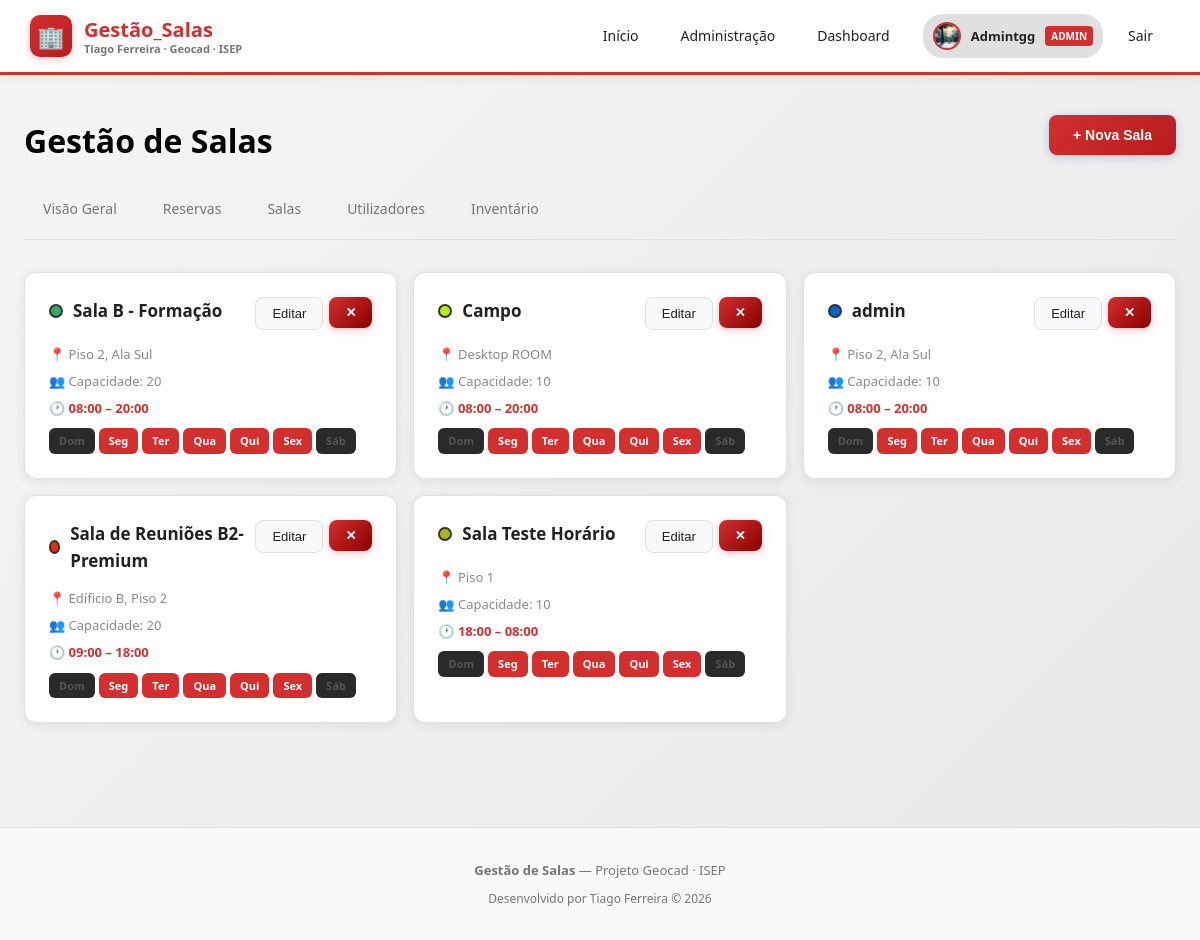
The page /admin/rooms (signed in) on the database its author committed.
### app/models.py (models this page shows)
class User(Base):
    __tablename__ = "users"
    id       = Column(Integer, primary_key=True, index=True)
    name     = Column(String, nullable=False)
    email    = Column(String, unique=True, nullable=False)
    password = Column(String, nullable=False)
    role     = Column(String, default="user")
    avatar   = Column(String, default="")  # Caminho para a foto de perfil
    reservations = relationship("Reservation", back_populates="user")

class Room(Base):
    __tablename__ = "rooms"
    id         = Column(Integer, primary_key=True, index=True)
    name       = Column(String, nullable=False)
    capacity   = Column(Integer, nullable=False)
    location   = Column(String, nullable=False)
    color      = Column(String, default="#e85d04")
    start_time = Column(String, nullable=False)        # ex: "08:00"
    end_time   = Column(String, nullable=False)        # ex: "18:00"
    work_days  = Column(String, default="1,2,3,4,5")  # dias da semana separados por vírgula
    reservations = relationship("Reservation", back_populates="room")
    equipment = relationship("Equipment", back_populates="room")

### app/routers/admin.py (the view)
@router.get("/rooms")
async def rooms(request: Request, db=Depends(get_db)):
    user = require_admin(request, db)
    rooms = db.query(models.Room).all()
    return request.app.state.templates.TemplateResponse(
        "admin_rooms.html",
        {"request": request, "user": user, "rooms": rooms, "error": None},
    )

### app/templates/admin_rooms.html (shortened to what this page needs)
{% extends "base.html" %}
{% block content %}
<div class="container">
  <div style="display: flex; justify-content: space-between; align-items: flex-start; flex-wrap: wrap; gap: 16px; margin-bottom: 12px;">
    <div>
      <h1 class="page-title">Gestão de Salas</h1>
    </div>
    <button class="btn btn-primary" onclick="openModal('modal-create-room')">+ Nova Sala</button>
  </div>
  <div class="admin-tabs">
    <a class="admin-tab" href="/admin">Visão Geral</a>
    <a class="admin-tab" href="/admin/reservations">Reservas</a>
    <a class="admin-tab" href="/admin/rooms">Salas</a>
    <a class="admin-tab" href="/admin/users">Utilizadores</a>
    <a class="admin-tab" href="/admin/inventory">Inventário</a>
  </div>
  {% if rooms %}
    <div style="display: grid; grid-template-columns: repeat(auto-fill, minmax(320px, 1fr)); gap: 16px;">
    {% for room in rooms %}
      <div class="card">
        <div style="display: flex; justify-content: space-between; align-items: flex-start; margin-bottom: 14px;">
          <div style="display: flex; align-items: center; gap: 10px;">
            <div style="width: 14px; height: 14px; border-radius: 50%; background: {{ room.color }}; border: 2px solid #333;"></div>
            <span style="font-weight: 700; font-size: 17px;">{{ room.name }}</span>
          </div>
          <div style="display: flex; gap: 6px;">
            <button class="btn btn-secondary btn-sm" onclick="openModal('modal-edit-{{ room.id }}')">Editar</button>
            <form method="post" action="/admin/rooms/delete/{{ room.id }}" style="display:inline;" onsubmit="return confirm('Eliminar sala?')">
              <button class="btn btn-danger btn-sm" type="submit">✕</button>
            </form>
          </div>
        </div>
        <div style="display: flex; flex-direction: column; gap: 6px; font-size: 13px; color: #888;">
          <div>📍 {{ room.location }}</div>
          <div>👥 Capacidade: {{ room.capacity }}</div>
          <div style="color: #D32F2F; font-weight: 600;">🕐 {{ room.start_time }} – {{ room.end_time }}</div>
          <div style="display: flex; gap: 4px; flex-wrap: wrap; margin-top: 4px;">
            {% set day_names = ['Dom','Seg','Ter','Qua','Qui','Sex','Sáb'] %}
            {% set work_list = room.work_days.split(',') %}
            {% for i in range(7) %}
              {% set is_active = (i|string) in work_list %}
              {% set bg_color = '#D32F2F' if is_active else '#2a2a2a' %}
              {% set text_color = '#FFFFFF' if is_active else '#555555' %}
              <span style="padding: 4px 10px; border-radius: 6px; font-size: 11px; font-weight: 700; background: {{ bg_color }}; color: {{ text_color }};">
                {{ day_names[i] }}
              </span>
            {% endfor %}
          </div>
        </div>
      </div>
            {% set day_names2 = ['Dom','Seg','Ter','Qua','Qui','Sex','Sáb'] %}
            {% set work_list2 = room.work_days.split(',') %}
    {% endfor %}
  </div>
  {% endif %}
</div>
{% endblock %}

### app/templates/base.html (shortened to what this page needs)
<!DOCTYPE html>
<html lang="pt">
<head>
</head>
<body>
  <header class="header">
    <a href="/" class="logo">
      <div class="logo-icon">🏢</div>
      <div style="display: flex; flex-direction: column; line-height: 1.2;">
        <span style="font-weight: 700;">Gestão_Salas</span>
        <span style="font-size: 11px; color: var(--text-muted);">Tiago Ferreira · Geocad · ISEP</span>
      </div>
    </a>
    <nav class="nav">
      <a href="/">Início</a>
      {% if user %}
        {% if user.role in ['admin', 'manager'] %}
          <a href="/admin">Administração</a>
          <a href="/dashboard">Dashboard</a>
        {% else %}
          <a href="/dashboard">Dashboard</a>
          <a href="/user">A Minha Conta</a>
        {% endif %}
        <div style="display: flex; align-items: center; gap: 10px; margin-left: 8px; padding: 4px 10px; background: var(--border); border-radius: 20px;">
          {% if user.avatar %}
            <img src="{{ user.avatar }}" alt="{{ user.name }}"
                 style="width: 28px; height: 28px; border-radius: 50%; object-fit: cover; border: 2px solid var(--primary);">
          {% else %}
            <div style="width: 28px; height: 28px; border-radius: 50%; background: linear-gradient(135deg, var(--primary), var(--primary-hover));
                        display: flex; align-items: center; justify-content: center;
                        font-size: 13px; font-weight: 700; color: white;">
              {{ user.name[0].upper() }}
            </div>
          {% endif %}
          <span style="font-size: 13px; font-weight: 600;">{{ user.name }}</span>
          {% if user.role in ['admin', 'manager'] %}
            <span style="font-size: 10px; padding: 2px 6px; border-radius: 4px; background: var(--primary); color: white; font-weight: 700; text-transform: uppercase;">{{ user.role }}</span>
          {% endif %}
        </div>
        <a href="/logout">Sair</a>
      {% else %}
        <a href="/login" class="btn btn-primary">Entrar</a>
      {% endif %}
    </nav>
  </header>
  <main>
    {% block content %}{% endblock %}
  </main>
  <footer class="footer">
    <div style="margin-bottom: 8px;">
      <strong>Gestão de Salas</strong> — Projeto Geocad · ISEP
    </div>
    <div style="color: var(--text-muted); font-size: 12px;">
      Desenvolvido por Tiago Ferreira &copy; 2026
    </div>
  </footer>
</body>
</html>

### app/templates/base.html (style rules this page uses)
:root { --primary: #D32F2F; --primary-hover: #B71C1C; --primary-light: rgba(211, 47, 47, 0.1); --primary-gradient: linear-gradient(135deg, #D32F2F 0%, #B71C1C 100%); --bg: #F5F5F5; --bg-gradient: linear-gradient(135deg, #F5F5F5 0%, #E8E8E8 100%); --card: #FFFFFF; --card-hover: #FAFAFA; --danger: #D32F2F; --danger-hover: #8B0000; --border: #E0E0E0; --border-light: #F0F0F0; --text: #212121; --text-muted: #757575; --text-dark: #000000; --text-light: #FFFFFF; --success: #388E3C; --success-bg: rgba(56, 142, 60, 0.1); --warning: #F57C00; --shadow: 0 4px 20px rgba(211, 47, 47, 0.15); --shadow-card: 0 2px 12px rgba(0, 0, 0, 0.08); --shadow-hover: 0 8px 30px rgba(211, 47, 47, 0.2); }
* { margin: 0; padding: 0; box-sizing: border-box; }
body { font-family: 'Segoe UI', system-ui, -apple-system, sans-serif; background: var(--bg-gradient); color: var(--text); min-height: 100vh; line-height: 1.6; }
.header { background: var(--card); border-bottom: 3px solid var(--primary); padding: 14px 30px; display: flex; justify-content: space-between; align-items: center; flex-wrap: wrap; gap: 12px; position: sticky; top: 0; z-index: 100; box-shadow: 0 2px 12px rgba(0, 0, 0, 0.08); }
.logo { display: flex; align-items: center; gap: 12px; font-size: 20px; font-weight: 700; text-decoration: none; color: var(--primary); transition: transform 0.2s; }
.logo-icon { width: 42px; height: 42px; background: var(--primary-gradient); border-radius: 10px; display: flex; align-items: center; justify-content: center; font-size: 22px; box-shadow: 0 2px 8px rgba(230, 57, 70, 0.3); }
.nav { display: flex; gap: 8px; flex-wrap: wrap; }
.nav a, .nav button { padding: 10px 16px; border-radius: 8px; text-decoration: none; color: var(--text); font-size: 14px; font-weight: 500; background: transparent; border: 1px solid transparent; cursor: pointer; transition: all 0.2s ease; }
.container { max-width: 1200px; margin: 0 auto; padding: 40px 24px; }
.card { background: var(--card); border: 1px solid var(--border); border-radius: 12px; padding: 24px; transition: all 0.2s ease; box-shadow: var(--shadow-card); }
.page-title { font-size: 32px; font-weight: 700; margin-bottom: 8px; color: var(--text-dark); }
.btn { padding: 12px 24px; border-radius: 8px; border: none; font-size: 14px; font-weight: 600; cursor: pointer; display: inline-flex; align-items: center; gap: 8px; transition: all 0.2s ease; text-decoration: none; position: relative; overflow: hidden; }
.btn-primary { background: var(--primary-gradient); color: #ffffff !important; font-weight: 600; box-shadow: 0 2px 8px rgba(0, 86, 179, 0.25); }
.btn-secondary { background: #f8f9fa; color: var(--text) !important; font-weight: 500; border: 1px solid var(--border); }
.btn-danger { background: linear-gradient(135deg, var(--danger) 0%, var(--danger-hover) 100%); color: #ffffff !important; font-weight: 600; box-shadow: 0 2px 8px rgba(220, 53, 69, 0.3); }
.btn-sm { padding: 8px 16px; font-size: 13px; }
.admin-tabs { display: flex; gap: 8px; margin-bottom: 32px; flex-wrap: wrap; padding-bottom: 8px; border-bottom: 1px solid var(--border); }
.admin-tab { padding: 10px 18px; border-radius: 8px; text-decoration: none; color: var(--text-muted); font-size: 14px; font-weight: 500; background: transparent; border: 1px solid transparent; transition: all 0.2s ease; }
.footer { text-align: center; padding: 32px; color: var(--text-muted); font-size: 13px; border-top: 1px solid var(--border); margin-top: 64px; background: #f8f9fa; }

### rows shown on the page
User: avatar (picture), name "Admintgg", role "ADMIN"
Room: name "Sala B - Formação", location "Piso 2, Ala Sul", capacity "20", start_time "08:00", end_time "20:00", day_names "Dom" "Seg" "Ter" "Qua" "Qui" "Sex" "Sáb"
Room: name "Campo", location "Desktop ROOM", capacity "10", start_time "08:00", end_time "20:00", day_names "Dom" "Seg" "Ter" "Qua" "Qui" "Sex" "Sáb"
Room: name "admin", location "Piso 2, Ala Sul", capacity "10", start_time "08:00", end_time "20:00", day_names "Dom" "Seg" "Ter" "Qua" "Qui" "Sex" "Sáb"
Room: name "Sala de Reuniões B2- Premium", location "Edíficio B, Piso 2", capacity "20", start_time "09:00", end_time "18:00", day_names "Dom" "Seg" "Ter" "Qua" "Qui" "Sex" "Sáb"
Room: name "Sala Teste Horário", location "Piso 1", capacity "10", start_time "18:00", end_time "08:00", day_names "Dom" "Seg" "Ter" "Qua" "Qui" "Sex" "Sáb"
